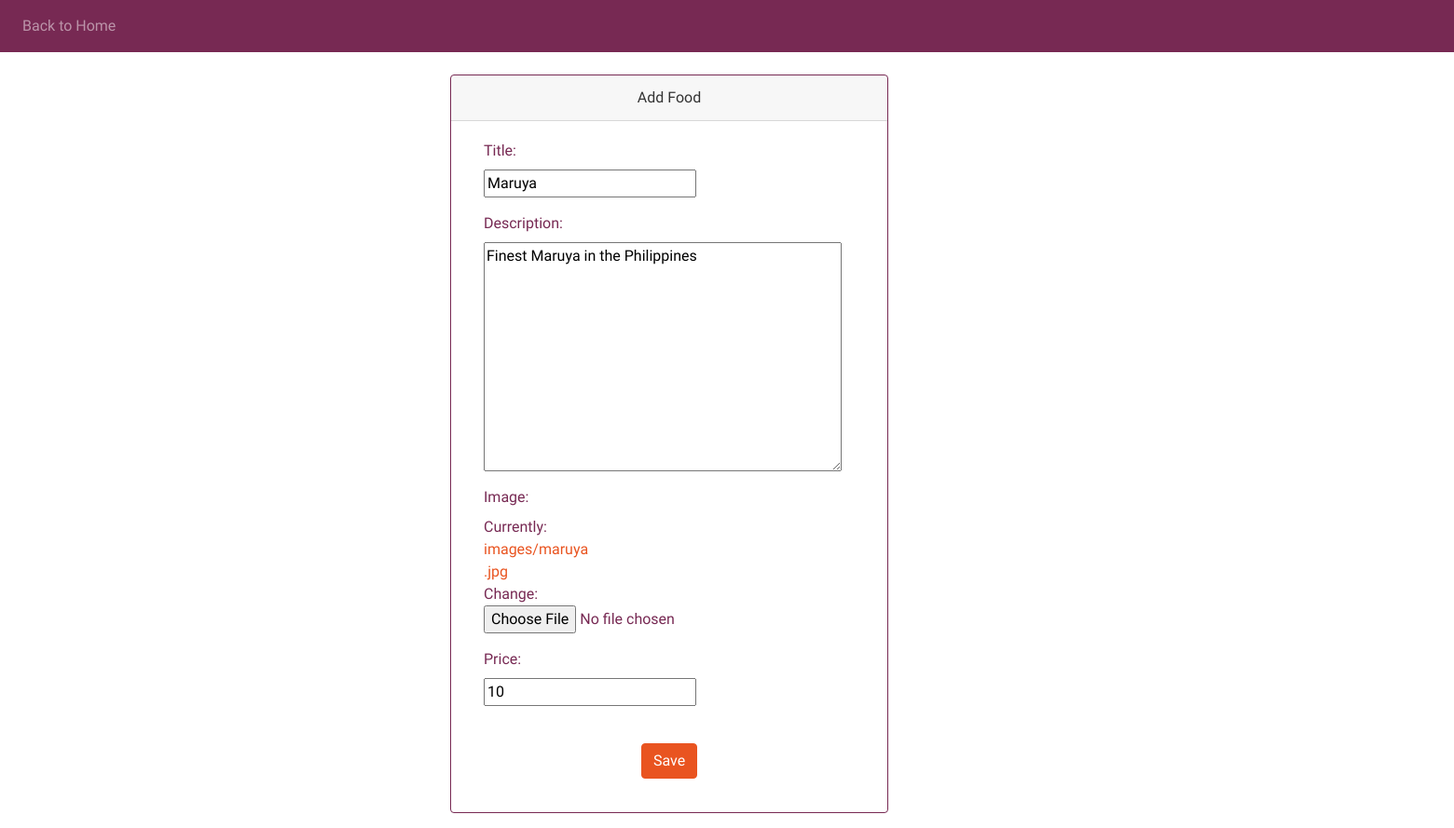
Page /food/5/edit/ on the committed database.
### foods/models.py (models this page shows, shortened)
class Food(models.Model):
    title = models.CharField(max_length=40)
    description = models.TextField()
    image = models.ImageField(upload_to='images/')
    price = models.IntegerField(blank=False)
    posted_by = models.ForeignKey(User, on_delete=models.CASCADE, editable=False)
    created = models.DateTimeField(auto_now_add=True, editable=False)
    modified = models.DateTimeField(auto_now=True)

### foods/views.py (the view)
# urls.py: path('food/<int:pk>/edit/', views.food_edit, name='food_edit'),
def food_edit(request, pk):
    get = Food.objects.get(id=pk)
    if request.method == "POST":
        form = FoodForm(request.POST, request.FILES, instance=get)
        if form.is_valid():
            food = form.save(commit=True)
            food.save()
        return redirect('home')
    else:
        form = FoodForm(instance=get)
    return render(request, 'foods/food_edit.html', {'form': form, 'edit': True})

### foods/forms.py
class FoodForm(forms.ModelForm):
    class Meta:
        model = Food
        fields = ('title', 'description', 'image', 'price')

### foods/templates/foods/food_edit.html (shortened to what this page needs)
{% block content %}
<link rel="stylesheet" href="https://bootswatch.com/4/united/bootstrap.min.css">
    <nav class="navbar navbar-expand-lg navbar-dark bg-dark">
      <ul class="navbar-nav navbar-right">
            <li class="nav-item">
                <a class="nav-link" href="{% url 'home' %}">Back to Home</a>
            </li>
        </ul>
  </nav>
    <form method="POST" class="job-form" enctype="multipart/form-data">
      <div id="loginDiv" class="bs-component">
      <div class="col-lg-4 col-lg-offset-4">
      <div class="card border-dark mb-3">
      <div id="headerDiv" class="card-header">Add Food</div>
      <div class="card-body text-dark">
      <div class="col-lg-4 col-lg-offset-4">
      <div class="form-group">{% csrf_token %}
        {{ form.as_p }}
        <br/>
        <button id="buttonDiv" class="btn btn-primary" type="submit">Save</button>        </div>
        </div>
        </div>
        </div>
        </div>
        </div>
    </form>
{% endblock %}

### foods/templates/foods/food_edit.html (style rules this page uses)
#loginDiv { width: 1500px; margin-left: 30%; }
#headerDiv { text-align: center; }
#buttonDiv { margin-left: 150%; }

### rows in the picture
Food: title "Maruya", description "Finest Maruya in the Philippines", price "10"
